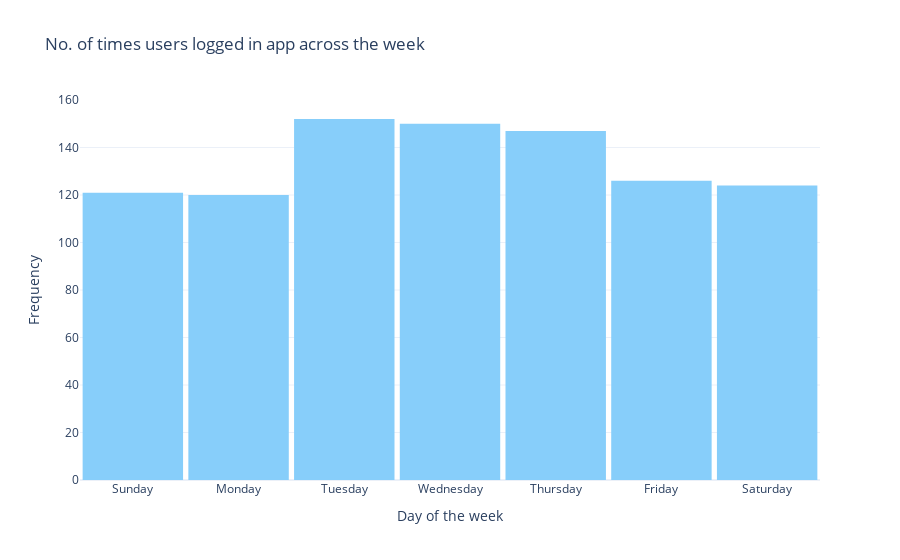

The notebook cell this image was saved under:
### Markdown cell above
#  3. SHARE

In this step, we are creating visualizations and communicating our findings based on our analysis.

####  Data Visualisation and Findings

### Code cell
import plotly.express as px
import pandas as pd

# Assuming df_activity is your DataFrame containing the data

# Define the order of the days of the week
day_order = ["Sunday", "Monday", "Tuesday", "Wednesday", "Thursday", "Friday", "Saturday"]

# Create a histogram using Plotly Express
fig = px.histogram(df_activity, x="day_of_the_week",
                   title="No. of times users logged in app across the week",
                   labels={"day_of_the_week": "Day of the week", "count": "Frequency"},
                   color_discrete_sequence=["lightskyblue"],
                   nbins=7,
                   category_orders={"day_of_the_week": day_order})  # Specify the category order

# Update layout for better aesthetics
fig.update_layout(
    xaxis=dict(title="Day of the week"),
    yaxis=dict(title="Frequency"),
    bargap=0.05,
    template="plotly_white"
)

# Show the interactive plot
fig.show()

### Figure 1 — Plotly figure (JSON) as saved in the notebook; plotly's stock layout.template omitted (floating-point values rounded to 4 significant figures; data arrays with more than 128 entries replaced by an {"elided": "..."} marker saying what was removed)
{"data": [{"alignmentgroup": "True", "bingroup": "x", "hovertemplate": "Day of the week=%{x}<br>count=%{y}<extra></extra>", "legendgroup": "", "marker": {"color": "lightskyblue", "pattern": {"shape": ""}}, "name": "", "nbinsx": 7, "offsetgroup": "", "orientation": "v", "showlegend": false, "type": "histogram", "x": {"elided": "940 str values"}, "xaxis": "x", "yaxis": "y"}], "layout": {"bargap": 0.05, "barmode": "relative", "legend": {"tracegroupgap": 0}, "title": {"text": "No. of times users logged in app across the week"}, "xaxis": {"anchor": "y", "categoryarray": ["Sunday", "Monday", "Tuesday", "Wednesday", "Thursday", "Friday", "Saturday"], "categoryorder": "array", "domain": [0, 1], "title": {"text": "Day of the week"}}, "yaxis": {"anchor": "x", "domain": [0, 1], "title": {"text": "Frequency"}}}}
